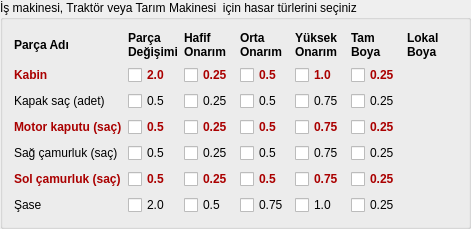
   <widget class="QGroupBox" name="gb_ismakinesi">
    <property name="geometry">
     <rect>
      <x>380</x>
      <y>40</y>
      <width>471</width>
      <height>211</height>
     </rect>
    </property>
    <property name="title">
     <string>İş makinesi, Traktör veya Tarım Makinesi  için hasar türlerini seçiniz</string>
    </property>
    <layout class="QFormLayout" name="formLayout_4">
     <item row="0" column="0" colspan="2">
      <layout class="QGridLayout" name="ismakinesi">
       <item row="0" column="5">
        <widget class="QLabel" name="label_114">
         <property name="styleSheet">
          <string notr="true">font-weight:600; </string>
         </property>
         <property name="text">
          <string>Tam
Boya</string>
         </property>
        </widget>
       </item>
       <item row="6" column="0">
        <widget class="QLabel" name="label_115">
         <property name="text">
          <string>Şase</string>
         </property>
        </widget>
       </item>
       <item row="3" column="3">
        <widget class="QCheckBox" name="checkBox_396">
         <property name="styleSheet">
          <string notr="true">font-weight:600; color:#aa0000</string>
         </property>
         <property name="text">
          <string>0.5</string>
         </property>
        </widget>
       </item>
       <item row="0" column="0">
        <widget class="QLabel" name="label_113">
         <property name="styleSheet">
          <string notr="true">font-weight:600; </string>
         </property>
         <property name="text">
          <string>Parça Adı</string>
         </property>
        </widget>
       </item>
       <item row="1" column="0">
        <widget class="QLabel" name="label_118">
         <property name="styleSheet">
          <string notr="true">font-weight:600; color:#aa0000</string>
         </property>
         <property name="text">
          <string>Kabin</string>
         </property>
        </widget>
       </item>
       <item row="3" column="0">
        <widget class="QLabel" name="label_119">
         <property name="styleSheet">
          <string notr="true">font-weight:600; color:#aa0000</string>
         </property>
         <property name="text">
          <string>Motor kaputu (saç)</string>
         </property>
        </widget>
       </item>
       <item row="5" column="3">
        <widget class="QCheckBox" name="checkBox_363">
         <property name="styleSheet">
          <string notr="true">font-weight:600; color:#aa0000</string>
         </property>
         <property name="text">
          <string>0.5</string>
         </property>
        </widget>
       </item>
       <item row="4" column="4">
        <widget class="QCheckBox" name="checkBox_362">
         <property name="text">
          <string>0.75</string>
         </property>
        </widget>
       </item>
       <item row="2" column="1">
        <widget class="QCheckBox" name="checkBox_364">
         <property name="text">
          <string>0.5</string>
         </property>
        </widget>
       </item>
       <item row="1" column="5">
        <widget class="QCheckBox" name="checkBox_360">
         <property name="styleSheet">
          <string notr="true">font-weight:600; color:#aa0000</string>
         </property>
         <property name="text">
          <string>0.25</string>
         </property>
        </widget>
       </item>
       <item row="2" column="5">
        <widget class="QCheckBox" name="checkBox_366">
         <property name="text">
          <string>0.25</string>
         </property>
        </widget>
       </item>
       <item row="3" column="1">
        <widget class="QCheckBox" name="checkBox_367">
         <property name="styleSheet">
          <string notr="true">font-weight:600; color:#aa0000</string>
         </property>
         <property name="text">
          <string>0.5</string>
         </property>
        </widget>
       </item>
       <item row="4" column="2">
        <widget class="QCheckBox" name="checkBox_370">
         <property name="text">
          <string>0.25</string>
         </property>
        </widget>
       </item>
       <item row="0" column="1">
        <widget class="QLabel" name="label_56">
         <property name="styleSheet">
          <string notr="true">font-weight:600; </string>
         </property>
         <property name="text">
          <string>Parça 
Değişimi</string>
         </property>
         <property name="wordWrap">
          <bool>false</bool>
         </property>
        </widget>
       </item>
       <item row="2" column="4">
        <widget class="QCheckBox" name="checkBox_369">
         <property name="text">
          <string>0.75</string>
         </property>
        </widget>
       </item>
       <item row="0" column="2">
        <widget class="QLabel" name="label_57">
         <property name="styleSheet">
          <string notr="true">font-weight:600; </string>
         </property>
         <property name="text">
          <string>Hafif 
Onarım</string>
         </property>
        </widget>
       </item>
       <item row="3" column="4">
        <widget class="QCheckBox" name="checkBox_197">
         <property name="styleSheet">
          <string notr="true">font-weight:600; color:#aa0000</string>
         </property>
         <property name="text">
          <string>0.75</string>
         </property>
        </widget>
       </item>
       <item row="1" column="3">
        <widget class="QCheckBox" name="checkBox_199">
         <property name="styleSheet">
          <string notr="true">font-weight:600; color:#aa0000</string>
         </property>
         <property name="text">
          <string>0.5</string>
         </property>
        </widget>
       </item>
       <item row="2" column="2">
        <widget class="QCheckBox" name="checkBox_200">
         <property name="text">
          <string>0.25</string>
         </property>
        </widget>
       </item>
       <item row="1" column="4">
        <widget class="QCheckBox" name="checkBox_210">
         <property name="styleSheet">
          <string notr="true">font-weight:600; color:#aa0000</string>
         </property>
         <property name="text">
          <string>1.0</string>
         </property>
        </widget>
       </item>
       <item row="4" column="5">
        <widget class="QCheckBox" name="checkBox_376">
         <property name="text">
          <string>0.25</string>
         </property>
        </widget>
       </item>
       <item row="5" column="4">
        <widget class="QCheckBox" name="checkBox_377">
         <property name="styleSheet">
          <string notr="true">font-weight:600; color:#aa0000</string>
         </property>
         <property name="text">
          <string>0.75</string>
         </property>
        </widget>
       </item>
       <item row="2" column="3">
        <widget class="QCheckBox" name="checkBox_375">
         <property name="text">
          <string>0.5</string>
         </property>
        </widget>
       </item>
       <item row="5" column="5">
        <widget class="QCheckBox" name="checkBox_378">
         <property name="styleSheet">
          <string notr="true">font-weight:600; color:#aa0000</string>
         </property>
         <property name="text">
          <string>0.25</string>
         </property>
        </widget>
       </item>
       <item row="4" column="1">
        <widget class="QCheckBox" name="checkBox_379">
         <property name="text">
          <string>0.5</string>
         </property>
        </widget>
       </item>
       <item row="2" column="0">
        <widget class="QLabel" name="label_84">
         <property name="text">
          <string>Kapak saç (adet)</string>
         </property>
        </widget>
       </item>
       <item row="5" column="1">
        <widget class="QCheckBox" name="checkBox_383">
         <property name="styleSheet">
          <string notr="true">font-weight:600; color:#aa0000</string>
         </property>
         <property name="text">
          <string>0.5</string>
         </property>
        </widget>
       </item>
       <item row="0" column="4">
        <widget class="QLabel" name="label_111">
         <property name="styleSheet">
          <string notr="true">font-weight:600; </string>
         </property>
         <property name="text">
          <string>Yüksek
Onarım</string>
         </property>
        </widget>
       </item>
       <item row="0" column="3">
        <widget class="QLabel" name="label_110">
         <property name="styleSheet">
          <string notr="true">font-weight:600; </string>
         </property>
         <property name="text">
          <string>Orta 
Onarım</string>
         </property>
        </widget>
       </item>
       <item row="5" column="2">
        <widget class="QCheckBox" name="checkBox_392">
         <property name="styleSheet">
          <string notr="true">font-weight:600; color:#aa0000</string>
         </property>
         <property name="text">
          <string>0.25</string>
         </property>
        </widget>
       </item>
       <item row="3" column="2">
        <widget class="QCheckBox" name="checkBox_393">
         <property name="styleSheet">
          <string notr="true">font-weight:600; color:#aa0000</string>
         </property>
         <property name="text">
          <string>0.25</string>
         </property>
        </widget>
       </item>
       <item row="4" column="3">
        <widget class="QCheckBox" name="checkBox_395">
         <property name="text">
          <string>0.5</string>
         </property>
        </widget>
       </item>
       <item row="0" column="6">
        <widget class="QLabel" name="label_112">
         <property name="styleSheet">
          <string notr="true">font-weight:600; </string>
         </property>
         <property name="text">
          <string>Lokal 
Boya</string>
         </property>
        </widget>
       </item>
       <item row="1" column="1">
        <widget class="QCheckBox" name="checkBox_394">
         <property name="toolTip">
          <string/>
         </property>
         <property name="autoFillBackground">
          <bool>false</bool>
         </property>
         <property name="styleSheet">
          <string notr="true">font-weight:600; color:#aa0000;</string>
         </property>
         <property name="text">
          <string>2.0</string>
         </property>
        </widget>
       </item>
       <item row="6" column="3">
        <widget class="QCheckBox" name="checkBox_318">
         <property name="text">
          <string>0.75</string>
         </property>
        </widget>
       </item>
       <item row="6" column="5">
        <widget class="QCheckBox" name="checkBox_314">
         <property name="text">
          <string>0.25</string>
         </property>
        </widget>
       </item>
       <item row="6" column="1">
        <widget class="QCheckBox" name="checkBox_334">
         <property name="text">
          <string>2.0</string>
         </property>
        </widget>
       </item>
       <item row="6" column="4">
        <widget class="QCheckBox" name="checkBox_332">
         <property name="text">
          <string>1.0</string>
         </property>
        </widget>
       </item>
       <item row="6" column="2">
        <widget class="QCheckBox" name="checkBox_335">
         <property name="text">
          <string>0.5</string>
         </property>
        </widget>
       </item>
       <item row="1" column="2">
        <widget class="QCheckBox" name="checkBox_349">
         <property name="styleSheet">
          <string notr="true">font-weight:600; color:#aa0000;</string>
         </property>
         <property name="text">
          <string>0.25</string>
         </property>
        </widget>
       </item>
       <item row="5" column="0">
        <widget class="QLabel" name="label_79">
         <property name="styleSheet">
          <string notr="true">font-weight:600; color:#aa0000</string>
         </property>
         <property name="text">
          <string>Sol çamurluk (saç)</string>
         </property>
        </widget>
       </item>
       <item row="4" column="0">
        <widget class="QLabel" name="label_81">
         <property name="text">
          <string>Sağ çamurluk (saç)</string>
         </property>
        </widget>
       </item>
       <item row="3" column="5">
        <widget class="QCheckBox" name="checkBox_205">
         <property name="styleSheet">
          <string notr="true">font-weight:600; color:#aa0000</string>
         </property>
         <property name="text">
          <string>0.25</string>
         </property>
        </widget>
       </item>
      </layout>
     </item>
    </layout>
   </widget>
